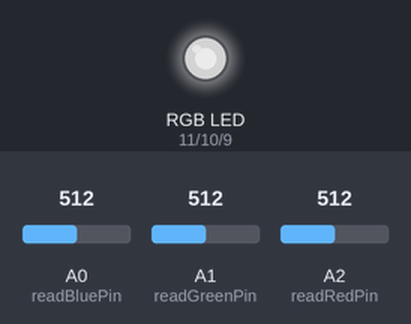
Simulated run of this sketch. Board: Arduino Uno, built with avr-gcc and run on an emulated ATmega328P. Parts: an RGB LED mixed from three pins (HIGH = lit). The inputs (shaded band) are chosen by the test bench; at power-on: A0 (readBluePin) = 512, A1 (readGreenPin) = 512, A2 (readRedPin) = 512. Dim RGB values are drawn brighter than linear.

Above: at 1.2 s.
1.3 s: A0 (readBluePin) set to 716
At 2.2 s:
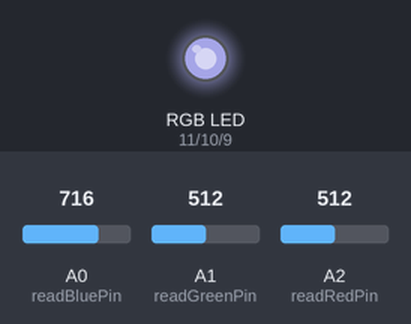
2.8 s: A1 (readGreenPin) set to 716
At 3.3 s:
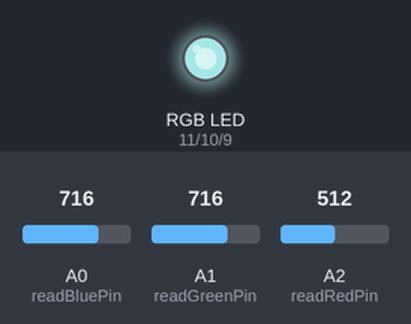
4.3 s: A2 (readRedPin) set to 716
At 5.5 s:
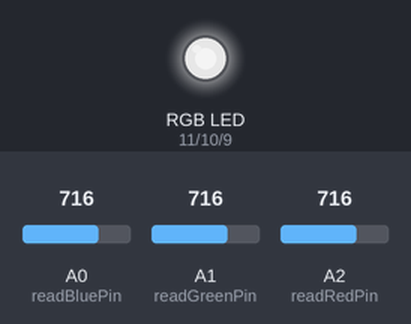
5.8 s: A0 (readBluePin) set to 900
At 6.8 s:
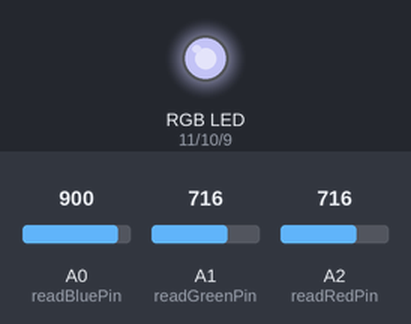
7.3 s: A1 (readGreenPin) set to 900
At 8.0 s:
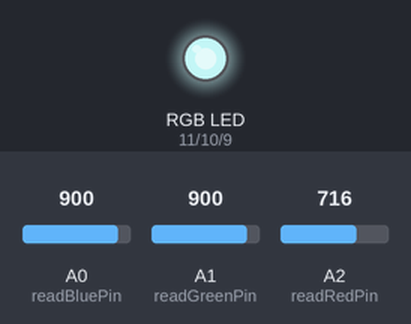
8.8 s: A2 (readRedPin) set to 900
At 9.1 s:
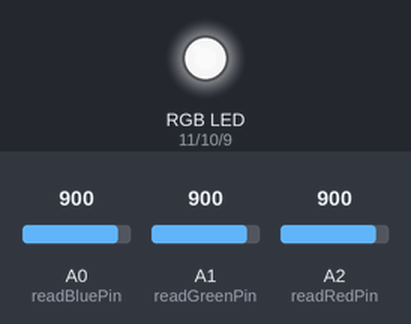
Timing chart, 0 to 11.3 s (numbered marks = the images above; inputs shaded):
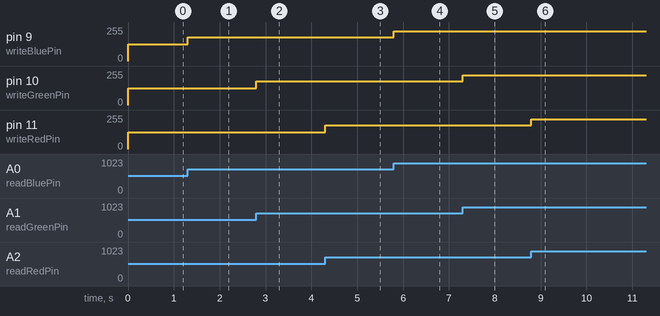

Measured:
- after the input at 1.3 s, pin 9 (writeBluePin): 127/255 → 178/255 at once
- after the input at 2.8 s, pin 10 (writeGreenPin): 127/255 → 178/255 at once
- after the input at 4.3 s, pin 11 (writeRedPin): 127/255 → 178/255 at once
- after the input at 5.8 s, pin 9 (writeBluePin): 178/255 → 224/255 at once
- after the input at 7.3 s, pin 10 (writeGreenPin): 178/255 → 224/255 at once
- after the input at 8.8 s, pin 11 (writeRedPin): 178/255 → 224/255 at once

The sketch:

analogRGBControl.ino
```cpp
int writeRedPin = 11;
int writeBluePin = 9;
int writeGreenPin = 10;
int readRedPin = A2;
int readGreenPin = A1;
int readBluePin = A0;
int redValue;
int greenValue;
int blueValue;

void setup() {}

void loop() {
  redValue = analogRead(readRedPin);
  greenValue = analogRead(readGreenPin);
  blueValue = analogRead(readBluePin);

  redValue = map(redValue, 0, 1023, 0, 255);
  greenValue = map(greenValue, 0, 1023, 0, 255);
  blueValue = map(blueValue, 0, 1023, 0, 255);

  setColor(redValue, greenValue, blueValue);
}

void setColor(int redValue, int greenValue, int blueValue) {
  analogWrite(writeRedPin, redValue);
  analogWrite(writeGreenPin, greenValue);
  analogWrite(writeBluePin, blueValue);
}
```
